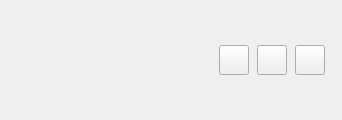
<?xml version="1.0" encoding="UTF-8"?>
<ui version="4.0">
 <class>InviteButtonsWidget</class>
 <widget class="QWidget" name="InviteButtonsWidget">
  <property name="geometry">
   <rect>
    <x>0</x>
    <y>0</y>
    <width>342</width>
    <height>120</height>
   </rect>
  </property>
  <property name="sizePolicy">
   <sizepolicy hsizetype="MinimumExpanding" vsizetype="MinimumExpanding">
    <horstretch>0</horstretch>
    <verstretch>0</verstretch>
   </sizepolicy>
  </property>
  <property name="windowTitle">
   <string/>
  </property>
  <layout class="QHBoxLayout" name="horizontalLayout">
   <property name="spacing">
    <number>0</number>
   </property>
   <property name="leftMargin">
    <number>0</number>
   </property>
   <property name="topMargin">
    <number>0</number>
   </property>
   <property name="rightMargin">
    <number>5</number>
   </property>
   <property name="bottomMargin">
    <number>0</number>
   </property>
   <item>
    <spacer name="horizontalSpacer">
     <property name="orientation">
      <enum>Qt::Horizontal</enum>
     </property>
     <property name="sizeHint" stdset="0">
      <size>
       <width>209</width>
       <height>17</height>
      </size>
     </property>
    </spacer>
   </item>
   <item>
    <layout class="QHBoxLayout" name="horizontalLayout_2">
     <property name="spacing">
      <number>0</number>
     </property>
     <property name="leftMargin">
      <number>0</number>
     </property>
     <property name="rightMargin">
      <number>0</number>
     </property>
     <item>
      <widget class="QPushButton" name="btnAcceptInvite">
       <property name="sizePolicy">
        <sizepolicy hsizetype="Minimum" vsizetype="Fixed">
         <horstretch>0</horstretch>
         <verstretch>0</verstretch>
        </sizepolicy>
       </property>
       <property name="minimumSize">
        <size>
         <width>30</width>
         <height>30</height>
        </size>
       </property>
       <property name="maximumSize">
        <size>
         <width>30</width>
         <height>30</height>
        </size>
       </property>
       <property name="toolTip">
        <string>Accept</string>
       </property>
       <property name="text">
        <string/>
       </property>
       <property name="icon">
        <iconset resource="../ressources.qrc">
         <normaloff>:/images/icons/ic_person_add_black_24dp_2x.png</normaloff>:/images/icons/ic_person_add_black_24dp_2x.png</iconset>
       </property>
       <property name="iconSize">
        <size>
         <width>18</width>
         <height>18</height>
        </size>
       </property>
      </widget>
     </item>
     <item>
      <spacer name="horizontalSpacer_3">
       <property name="orientation">
        <enum>Qt::Horizontal</enum>
       </property>
       <property name="sizeType">
        <enum>QSizePolicy::Fixed</enum>
       </property>
       <property name="sizeHint" stdset="0">
        <size>
         <width>8</width>
         <height>20</height>
        </size>
       </property>
      </spacer>
     </item>
     <item>
      <widget class="QPushButton" name="btnIgnoreInvite">
       <property name="minimumSize">
        <size>
         <width>30</width>
         <height>30</height>
        </size>
       </property>
       <property name="maximumSize">
        <size>
         <width>30</width>
         <height>30</height>
        </size>
       </property>
       <property name="toolTip">
        <string>Refuse</string>
       </property>
       <property name="text">
        <string/>
       </property>
       <property name="icon">
        <iconset resource="../ressources.qrc">
         <normaloff>:/images/icons/ic_clear_24px.svg</normaloff>:/images/icons/ic_clear_24px.svg</iconset>
       </property>
       <property name="iconSize">
        <size>
         <width>18</width>
         <height>18</height>
        </size>
       </property>
      </widget>
     </item>
     <item>
      <spacer name="horizontalSpacer_4">
       <property name="orientation">
        <enum>Qt::Horizontal</enum>
       </property>
       <property name="sizeType">
        <enum>QSizePolicy::Fixed</enum>
       </property>
       <property name="sizeHint" stdset="0">
        <size>
         <width>8</width>
         <height>20</height>
        </size>
       </property>
      </spacer>
     </item>
     <item>
      <widget class="QPushButton" name="btnBlockInvite">
       <property name="minimumSize">
        <size>
         <width>30</width>
         <height>30</height>
        </size>
       </property>
       <property name="maximumSize">
        <size>
         <width>30</width>
         <height>30</height>
        </size>
       </property>
       <property name="toolTip">
        <string>Block</string>
       </property>
       <property name="text">
        <string/>
       </property>
       <property name="icon">
        <iconset resource="../ressources.qrc">
         <normaloff>:/images/icons/ic_block_24px.svg</normaloff>:/images/icons/ic_block_24px.svg</iconset>
       </property>
       <property name="iconSize">
        <size>
         <width>18</width>
         <height>18</height>
        </size>
       </property>
      </widget>
     </item>
    </layout>
   </item>
   <item>
    <spacer name="horizontalSpacer_2">
     <property name="orientation">
      <enum>Qt::Horizontal</enum>
     </property>
     <property name="sizeType">
      <enum>QSizePolicy::Fixed</enum>
     </property>
     <property name="sizeHint" stdset="0">
      <size>
       <width>12</width>
       <height>17</height>
      </size>
     </property>
    </spacer>
   </item>
  </layout>
 </widget>
 <resources>
  <include location="../ressources.qrc"/>
 </resources>
 <connections/>
</ui>
